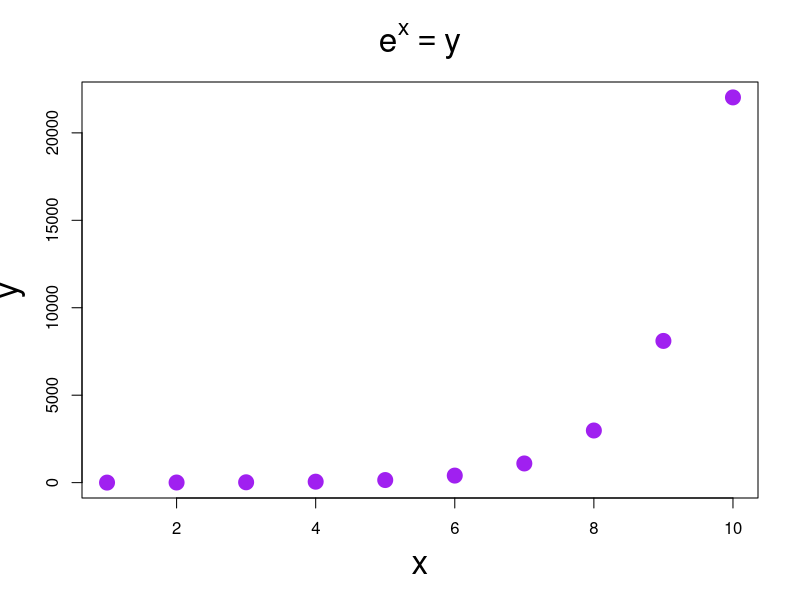
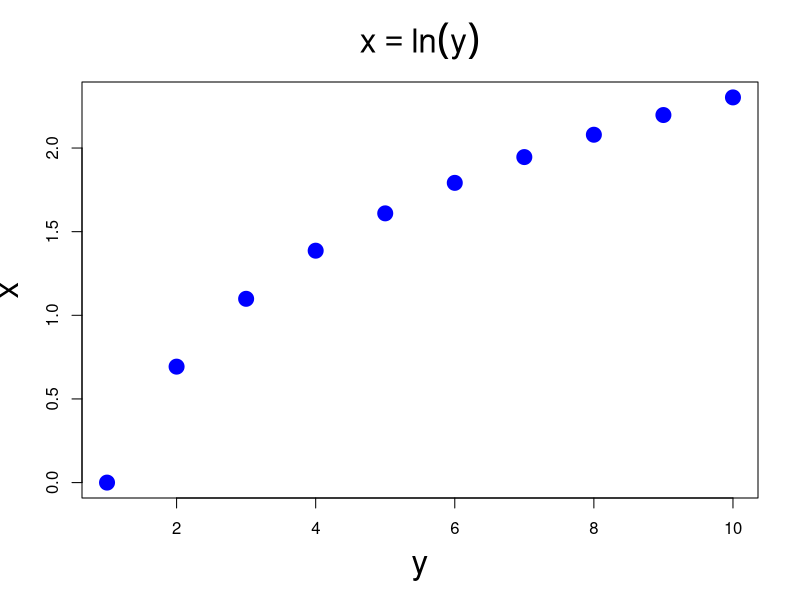

Write the R code that produced these figures, in order.
## ---- chunk 1

x1 <- seq(1,10)

y1 = exp(x1)

plot(x1, 
     y1,
     xlab = "x", 
     ylab = "y", 
     pch = 19, 
     col = "purple", 
     main = expression(e^x == y),
     cex = 2.0, cex.lab = 2.0, cex.main = 2.0)

## ---- chunk 2

x2 <- seq(1,10)

y2 = log(x2)

plot(x2, 
     y2,
     xlab = "y", 
     ylab = "x", 
     pch = 19, 
     col = "blue", 
     main = expression(x == ln(y)),
     cex = 2.0, cex.lab = 2.0, cex.main = 2.0)

